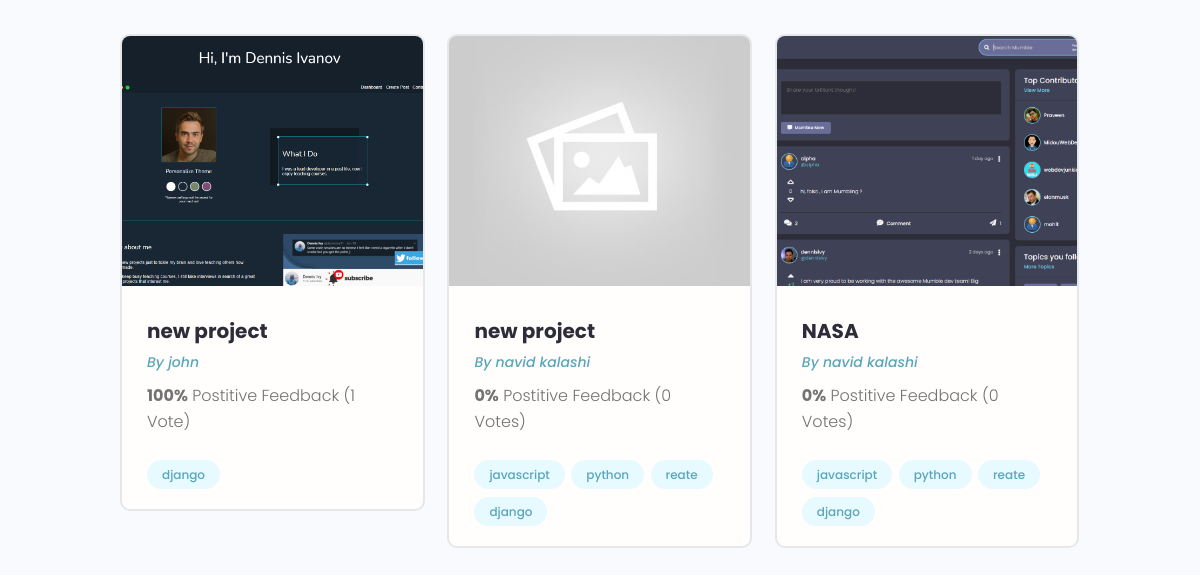
The app's page /projects/ (lower part), older data.
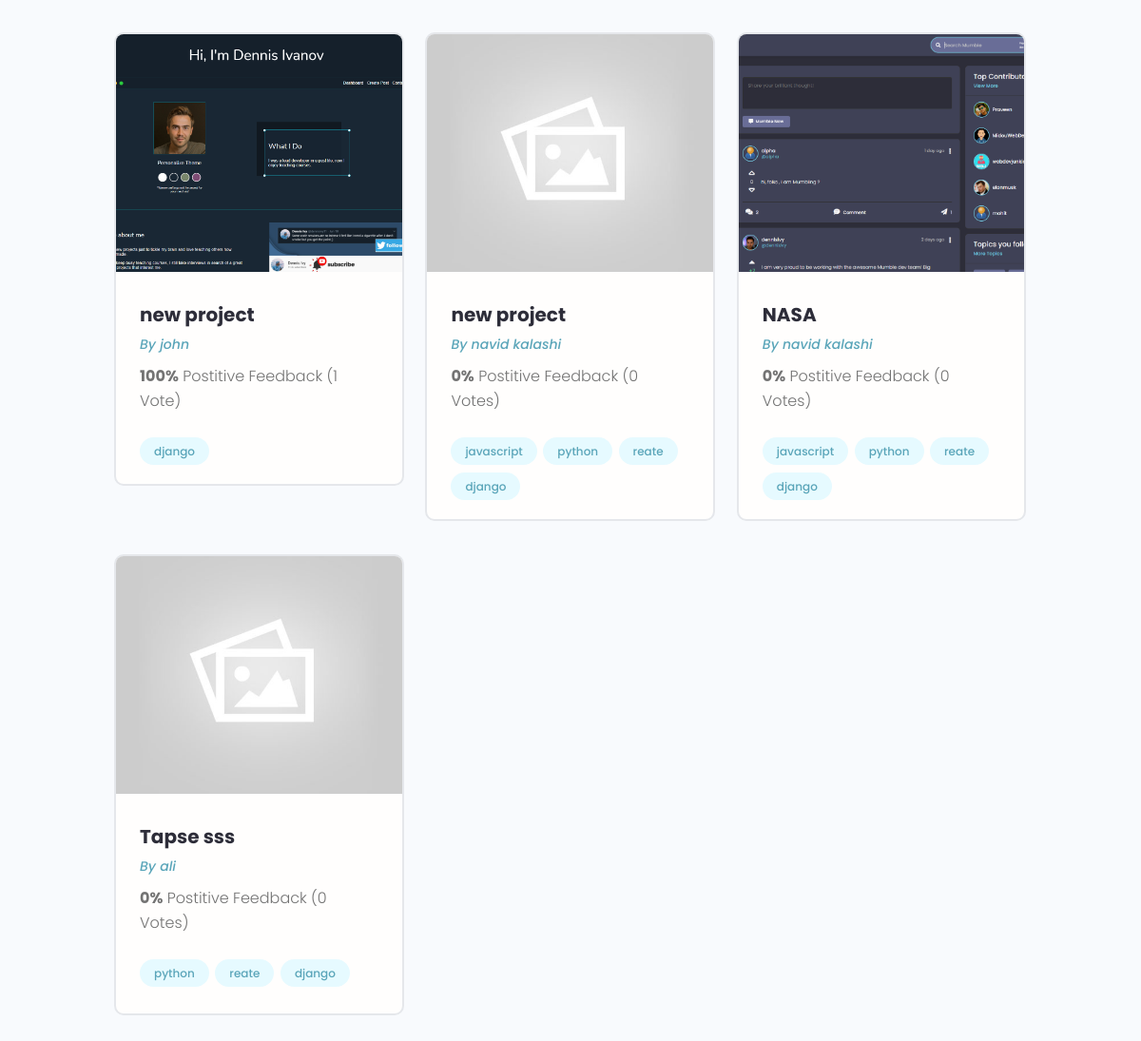
The same page, newer data.
### projects/models.py (models this page shows, shortened)
class Project(models.Model):
    owner = models.ForeignKey(Profile, on_delete=models.SET_NULL, null=True, blank=True)
    title = models.CharField(max_length=200)
    description = models.TextField(null=True, blank=True)
    featured_image = models.ImageField(null=True, blank=True, default='default.jpg')
    demo_link = models.CharField(max_length=2000, null=True, blank=True)
    source_link = models.CharField(max_length=2000, null=True, blank=True)
    tags = models.ManyToManyField('Tag', blank=True)
    vote_total = models.IntegerField(default=0, null=True, blank=True)
    vote_ratio = models.IntegerField(default=0, null=True, blank=True)
    created = models.DateTimeField(auto_now_add=True)
    id = models.UUIDField(default=uuid.uuid4, unique=True, primary_key=True, editable=False)

class Tag(models.Model):
    name = models.CharField(max_length=200)
    created = models.DateTimeField(auto_now_add=True)
    id = models.UUIDField(default=uuid.uuid4, unique=True, primary_key=True, editable=False)
    def __str__(self):
        return self.name

### users/models.py (models this page shows, shortened)
class Profile(models.Model):
    user = models.OneToOneField(User, on_delete=models.CASCADE, null=True, blank=True)
    name = models.CharField(max_length=200, null=True, blank=True)
    email = models.EmailField(max_length=500, null=True, blank=True)
    username = models.CharField(max_length=200, null=True, blank=True)
    location = models.CharField(max_length=200, null=True, blank=True)
    short_intro = models.CharField(max_length=200, null=True, blank=True)
    bio = models.TextField(null=True, blank=True)
    profile_image = models.ImageField(null=True, blank=True, upload_to='profiles/', default='profiles/user-default.png')
    social_github = models.CharField(max_length=200, null=True, blank=True)
    social_twitter = models.CharField(max_length=200, null=True, blank=True)
    social_linkedin = models.CharField(max_length=200, null=True, blank=True)
    social_youtube = models.CharField(max_length=200, null=True, blank=True)
    social_website = models.CharField(max_length=200, null=True, blank=True)
    created = models.DateTimeField(auto_now_add=True)
    id = models.UUIDField(default=uuid.uuid4, unique=True, primary_key=True, editable=False)

### projects/views.py (the view)
# urls.py: path('projects/', include('projects.urls')),
def projects(request):
    projects = Project.objects.all()
    context = {'projects': projects}
    return render(request, 'projects/projects.html', context)

### projects/templates/projects/projects.html (shortened to what this page needs)
{% extends 'main.html' %}
{% block content %}
<main class="projects">
    <section class="projectsList">
      <div class="container">
        <div class="grid grid--three">
            {% for project in projects %}
            <div class="column">
              <div class="card project">
                <a href="{% url 'project' project.id %}" class="project">
                  <img class="project__thumbnail" src="{{project.featured_image.url}}" alt="project thumbnail" />
                  <div class="card__body">
                    <h3 class="project__title">{{project.title}}</h3>
                    <p><a class="project__author" href="{% url 'user-profile' project.owner.id %}">By {{project.owner.name}}</a></p>
                    <p class="project--rating">
                      <span style="font-weight: bold;">{{project.vote_ratio}}%</span> Postitive
                      Feedback ({{project.vote_total}} Vote{{project.vote_total|pluralize:'s'}})
                    </p>
                    <div class="project__tags">
                        {% for tag in project.tags.all %}
                        <span class="tag tag--pill tag--main">
                          <small>{{tag}}</small>
                        </span>
                        {% endfor %}
                    </div>
                  </div>
                </a>
              </div>
            </div>
            {% endfor %}
        </div>
      </div>
    </section>
  </main>
{% endblock content %}

Row changes from the older to the newer data that the page shows:
added Project: featured_image (placeholder picture), title "Tapse sss", owner.name "ali", vote_ratio "0", vote_total "0", Tag (name "python"), Tag (name "reate"), Tag (name "django")
